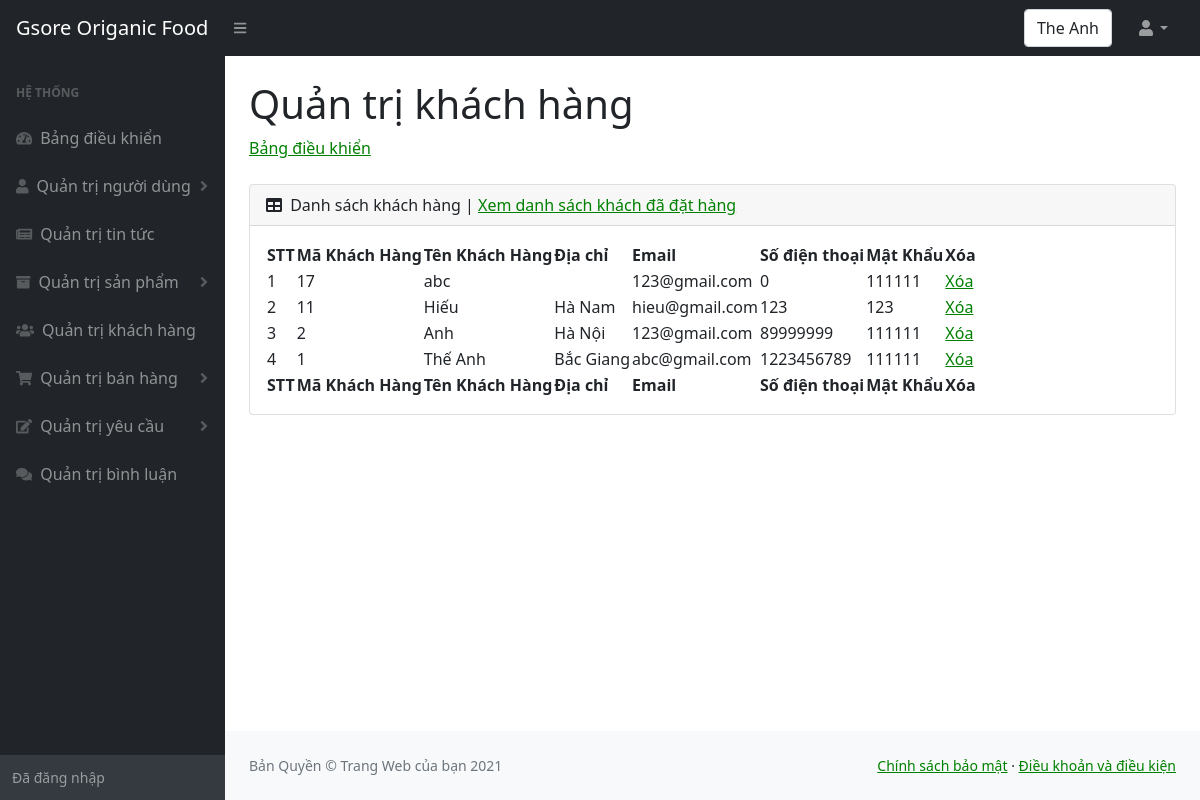
/admin/khachhang.php (signed in), run on the app's committed database.
### tables this page shows
CREATE TABLE `khachhang` (
  `makhachhang` int(11) NOT NULL,
  `tenkhachhang` varchar(100) NOT NULL,
  `diachikhachhang` varchar(100) NOT NULL,
  `sodienthoaikhachhang` int(15) NOT NULL,
  `emailkhachhang` varchar(100) DEFAULT NULL,
  `matkhaukhachhang` varchar(15) NOT NULL
);

### admin/khachhang.php (the view, shortened to what this page needs)
<!DOCTYPE html>
<html lang="en">
    <head>
        <link href="https://cdn.jsdelivr.net/npm/simple-datatables@latest/dist/style.css" rel="stylesheet" />
        <link href="css/styles.css" rel="stylesheet" />
    </head>
    <body class="sb-nav-fixed">
        <nav class="sb-topnav navbar navbar-expand navbar-dark bg-dark">
            <a class="navbar-brand ps-3" href="../index.php">Gsore Origanic Food </a>
            <button class="btn btn-link btn-sm order-1 order-lg-0 me-4 me-lg-0" id="sidebarToggle" href="#!"><i class="fas fa-bars"></i></button>
            <form class="d-none d-md-inline-block form-inline ms-auto me-0 me-md-3 my-2 my-md-0">
                <div class="input-group">
                  <div class="form-control"><?php  echo $_SESSION['ten_nguoi_dung'];?>  </div>
                </div>
            </form>
            <ul class="navbar-nav ms-auto ms-md-0 me-3 me-lg-4">
                <li class="nav-item dropdown">
                    <a class="nav-link dropdown-toggle" id="navbarDropdown" href="#" role="button" data-bs-toggle="dropdown" aria-expanded="false"><i class="fas fa-user fa-fw"></i></a>
                </li>
            </ul>
        </nav>
        <div id="layoutSidenav">
            <div id="layoutSidenav_nav" >
                <nav class="sb-sidenav accordion sb-sidenav-dark" id="sidenavAccordion">
                    <div class="sb-sidenav-menu">
                        <div class="nav">
                            <div class="sb-sidenav-menu-heading">Hệ thống</div>
                            <a class="nav-link" href="index.php">
                                <div class="sb-nav-link-icon"><i class="fas fa-tachometer-alt"></i></div>
                                Bảng điều khiển
                            </a>
                            <a class="nav-link collapsed" href="nguoidung.php" data-bs-toggle="collapse" data-bs-target="#collapseOne" aria-expanded="false" aria-controls="collapseOne">
                                <div class="sb-nav-link-icon"><i class="fas fa-user"></i></div>
                                Quản trị người dùng
                                <div class="sb-sidenav-collapse-arrow"><i class="fas fa-angle-down"></i></div>
                            </a>
                            <a class="nav-link" href="tintuc.php">
                                <div class="sb-nav-link-icon"><i class="fas fa-newspaper"></i></div>
                                    Quản trị tin tức
                            </a>
                            <a class="nav-link collapsed" href="#" data-bs-toggle="collapse" data-bs-target="#collapseTwo" aria-expanded="false" aria-controls="collapseTwo">
                                <div class="sb-nav-link-icon"><i class="fas fa-archive"></i></div>
                                Quản trị sản phẩm
                                <div class="sb-sidenav-collapse-arrow"><i class="fas fa-angle-down"></i></div>
                            </a>
                            <a class="nav-link" href="khachhang.php">
                                <div class="sb-nav-link-icon"><i class="fas fa-users"></i></div>
                                Quản trị khách hàng
                            </a>
                            <a class="nav-link collapsed" href="#" data-bs-toggle="collapse" data-bs-target="#collapseThree" aria-expanded="false" aria-controls="collapseThree">
                                <div class="sb-nav-link-icon"><i class="fas fa-shopping-cart"></i></div>
                                Quản trị bán hàng
                                <div class="sb-sidenav-collapse-arrow"><i class="fas fa-angle-down"></i></div>
                            </a>
                            <a class="nav-link collapsed" href="#" data-bs-toggle="collapse" data-bs-target="#collapseFour" aria-expanded="false" aria-controls="collapseFour">
                                <div class="sb-nav-link-icon"><i class="fas fa-edit"></i></div>
                                Quản trị yêu cầu
                                <div class="sb-sidenav-collapse-arrow"><i class="fas fa-angle-down"></i></div>
                            </a>
                            <a class="nav-link" href="binhluan.php">
                                <div class="sb-nav-link-icon"><i class="fas fa-comments"></i></div>
                                Quản trị bình luận
                            </a>
                        </div>
                    </div>
                    <div class="sb-sidenav-footer">
                        <div class="small">Đã đăng nhập</div>
                    </div>
                </nav>
            </div>
            <div id="layoutSidenav_content">
                <main>
                    <div class="container-fluid px-4">
                        <h1 class="mt-4">Quản trị khách hàng</h1>
                        <ol class="breadcrumb mb-4">
                            <li class="breadcrumb-item"><a href="index.php">Bảng điều khiển</a></li>
                        </ol>
                        <div class="card mb-4">
                            <div class="card-header">
                                <i class="fas fa-table me-1"></i>
                                Danh sách khách hàng | <a href="khachdathang.php">Xem danh sách khách đã đặt hàng</a>
                            </div>
                            <div class="card-body">
                                <table id="datatablesSimple">
                                    <thead>
                                        <tr>
                                            <th>STT</th>
                                            <th>Mã Khách Hàng</th>
                                            <th>Tên Khách Hàng</th>
                                            <th>Địa chỉ</th>
                                            <th>Email</th>
                                            <th>Số điện thoại</th>
                                            <th>Mật Khẩu</th>
                                            <th>Xóa</th>
                                        </tr>
                                    </thead>
                                    <tfoot>
                                        <tr>
                                            <th>STT</th>
                                            <th>Mã Khách Hàng</th>
                                            <th>Tên  Khách Hàng</th>
                                            <th>Địa chỉ</th>
                                            <th>Email</th>
                                            <th>Số điện thoại</th>
                                            <th>Mật Khẩu</th>
                                            <th>Xóa</th>
                                        </tr>
                                    </tfoot>
                                    <tbody>
                                    <?php
                                        include("../config.php");
                                        $sql = "
                                                  SELECT *
                                                  FROM khachhang
                                                  ORDER BY makhachhang DESC
                                        ";
                                        $khach_hang= mysqli_query($ket_noi, $sql);
                                        $i=0;
                                        while ($row = mysqli_fetch_array($khach_hang)) {
                                            $i++;
                                    ;?>
                                        <tr>
                                            <td><?php echo $i;?></td>
                                            <td><?php echo $row["makhachhang"];?></td>
                                            <td><?php echo $row["tenkhachhang"];?></td>
                                            <td><?php echo $row["diachikhachhang"];?></td>
                                            <td><?php echo $row["emailkhachhang"];?></td>
                                            <td><?php echo $row["sodienthoaikhachhang"];?></td>
                                            <td><?php echo $row["matkhaukhachhang"];?></td>
                                            <td><a href="khachhangxoa.php?id=<?php echo $row["makhachhang"];?>">Xóa</a></td>
                                        </tr>
                                    <?php
                                        }
                                    ;?>
                                    </tbody>
                                </table>
                            </div>
                        </div>
                    </div>
                </main>
                <footer class="py-4 bg-light mt-auto">
                    <div class="container-fluid px-4">
                        <div class="d-flex align-items-center justify-content-between small">
                            <div class="text-muted">Bản Quyền &copy; Trang Web của bạn 2021</div>
                            <div>
                                <a href="chinhsachbaomat.php">Chính sách bảo mật</a>
                                &middot;
                                <a href="chinhsachbaomat.php">Điều khoản và điều kiện</a>
                            </div>
                        </div>
                    </div>
                </footer>
            </div>
        </div>
    </body>
</html>

### data on the page
khachhang: makhachhang "17", tenkhachhang "abc", emailkhachhang "123@gmail.com", sodienthoaikhachhang "0", matkhaukhachhang "111111"
khachhang: makhachhang "11", tenkhachhang "Hiếu", diachikhachhang "Hà Nam", emailkhachhang "hieu@gmail.com", sodienthoaikhachhang "123", matkhaukhachhang "123"
khachhang: makhachhang "2", tenkhachhang "Anh", diachikhachhang "Hà Nội", emailkhachhang "123@gmail.com", sodienthoaikhachhang "89999999", matkhaukhachhang "111111"
khachhang: makhachhang "1", tenkhachhang "Thế Anh", diachikhachhang "Bắc Giang", emailkhachhang "abc@gmail.com", sodienthoaikhachhang "1223456789", matkhaukhachhang "111111"

### other printed values
$_SESSION['ten_nguoi_dung'] "The Anh"
